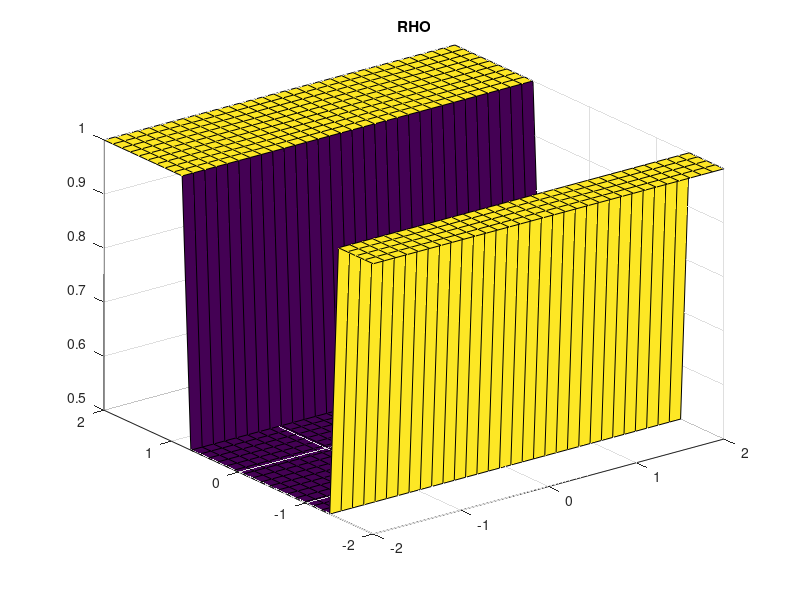
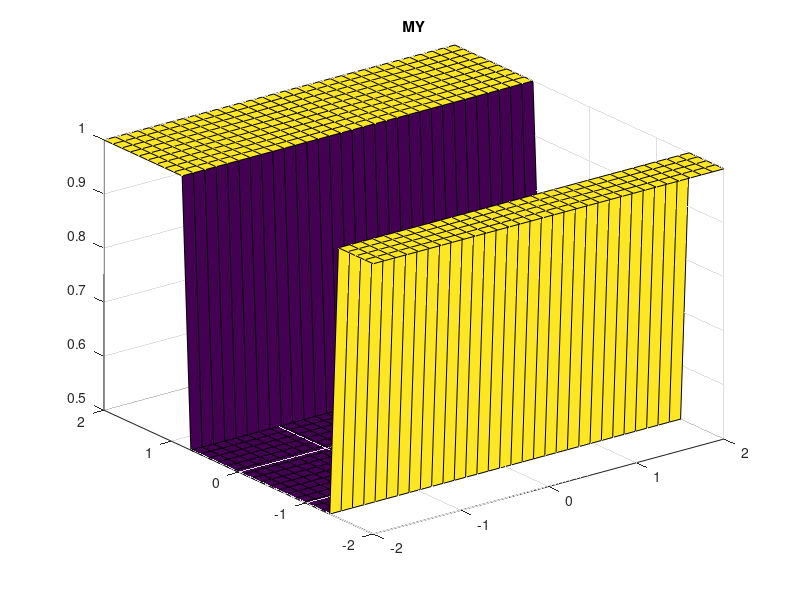

MATLAB code to generate these figures, in order: (Note: this script raises an error after producing the figures.)
clear all; clc; %close all;
% Lax-Wendroff Scheme for solving the compressible Euler Equations

% Domain initialization
nx   =  32 ; ny   =  32 ;
xmax =  2.0; ymax =  2.0;
xmin = -2.0; ymin = -2.0;
dx = (xmax-xmin)/(nx-1);
dy = (ymax-ymin)/(ny-1);
[X,Y] = meshgrid(xmin:dx:xmax,ymin:dy:ymax);

% Time initialization
tmax = 100;
CFL  = 0.2;
dt   = CFL*min(dx,dy);
Cx   = dt/dx;
Cy   = dt/dy;

% Switches
TVD = 2;                  % 1=MinMod, 2=Superbee, 3=Nonlinear Superbee
BC  = 2;                  % 1=Reflective, 2=Periodic
SCH = 4;                  % 1=Lax-Wendroff, 2=MPDATA,4=FEM

% Physical Constants
gamma = 1.4;

% Initial Conditions
RHO = ones (ny+4,nx+4);
MX  = zeros(ny+4,nx+4);
MY  = ones(ny+4,nx+4);
E   = ones (ny+4,nx+4)*20;
P   = ones (ny+4,nx+4);

% RHO(3:ny+2,3:nx+2) = exp(-2*(X.^2+Y.^2)) + 1;
% RHO(ny/2-ny/4:ny/2+ny/4,:) = 2;
RHO(ny/4:3*ny/4,:) = .5;
%RHO(3:nx+2,3:ny+2) = 1+.25*cos((2*pi/4)*Y);
%     RHO(2,:) = RHO(3,:); 
%     RHO(1,:) = RHO(2,:); 
%     RHO(:,2) = RHO(:,3); 
%     RHO(:,1) = RHO(:,2);
%     RHO(ny+3,:) = RHO(ny+2,:);
%     RHO(ny+4,:) = RHO(ny+2,:);
%     RHO(:,nx+3) = RHO(:,nx+2);
%     RHO(:,nx+4) = RHO(:,nx+2);
MY = RHO;
E = RHO;
P = (gamma-1)*(E-0.5*((MX.^2 + MY.^2)./RHO));
% MY (ny/2+2:ny+4,:) = 0.5;
% P  (ny/2+2:ny+4,:) = 0.5;

figure(1),surf(X,Y,RHO(3:ny+2,3:nx+2)), title('RHO')
figure(2),surf(X,Y,MY(3:ny+2,3:nx+2) ), title('MY' )
%figure(3),plot(MY(:,34),'.-'         ), title('MY' )

RHO_New = RHO;
err = eps*(randi([-1,1],nx,ny));
RHO(3:ny+2,3:nx+2) = RHO(3:ny+2,3:nx+2) + 0*eps*(randi([-1,1],nx,ny));


for t=0:dt:tmax
    t1 = tic;
% Boundary Conditions
if BC == 1 % Reflective BC
    RHO(2,:) = RHO(3,:); P(2,:) = P(3,:); E(2,:) = E(3,:);
    RHO(1,:) = RHO(2,:); P(1,:) = P(2,:); E(1,:) = E(2,:);
    RHO(:,2) = RHO(:,3); P(:,2) = P(:,3); E(:,2) = E(:,3);
    RHO(:,1) = RHO(:,2); P(:,1) = P(:,2); E(:,1) = E(:,2);
    
    MX(2,:) = -MX(3,:); MY(2,:) = -MY(3,:);
    MX(1,:) =  MX(2,:); MY(1,:) =  MY(2,:);
    MX(:,2) = -MX(:,3); MY(:,2) = -MY(:,3);
    MX(:,1) =  MX(:,2); MY(:,1) =  MY(:,2);
    
    RHO(ny+3,:) = RHO(ny+2,:); P(ny+3,:) = P(ny+2,:); E(ny+3,:) = E(ny+2,:);
    RHO(ny+4,:) = RHO(ny+2,:); P(ny+4,:) = P(ny+2,:); E(ny+4,:) = E(ny+2,:);
    RHO(:,nx+3) = RHO(:,nx+2); P(:,nx+3) = P(:,nx+2); E(:,nx+3) = E(:,nx+2);
    RHO(:,nx+4) = RHO(:,nx+2); P(:,nx+4) = P(:,nx+2); E(:,nx+4) = E(:,nx+2);
    
    MX(ny+3,:) = -MX(ny+2,:); MY(ny+3,:) = -MY(ny+2,:);
    MX(ny+4,:) =  MX(ny+3,:); MY(ny+4,:) =  MY(ny+3,:);
    MX(:,nx+3) = -MX(:,nx+2); MY(:,nx+3) = -MY(:,nx+2);
    MX(:,nx+4) =  MX(:,nx+3); MY(:,nx+4) =  MY(:,nx+3);
    
elseif BC == 2 % Periodic BC
    RHO(2,:) = RHO(ny+2,:); P(2,:) = P(ny+2,:); E(2,:) = E(ny+2,:);
    RHO(1,:) = RHO(ny+1,:); P(1,:) = P(ny+1,:); E(1,:) = E(ny+1,:);
    RHO(:,2) = RHO(:,nx+2); P(:,2) = P(:,nx+2); E(:,2) = E(:,nx+2);
    RHO(:,1) = RHO(:,nx+1); P(:,1) = P(:,nx+1); E(:,1) = E(:,nx+1);
    
    MX(2,:) = MX(ny+2,:); MY(2,:) = MY(ny+2,:);
    MX(1,:) = MX(ny+1,:); MY(1,:) = MY(ny+1,:);
    MX(:,2) = MX(:,nx+2); MY(:,2) = MY(:,nx+2);
    MX(:,1) = MX(:,nx+1); MY(:,1) = MY(:,nx+1);
    
    RHO(ny+3,:) = RHO(3,:); P(ny+3,:) = P(3,:); E(ny+3,:) = E(3,:);
    RHO(ny+4,:) = RHO(4,:); P(ny+4,:) = P(4,:); E(ny+4,:) = E(4,:);
    RHO(:,nx+3) = RHO(:,3); P(:,nx+3) = P(:,3); E(:,nx+3) = E(:,3);
    RHO(:,nx+4) = RHO(:,4); P(:,nx+4) = P(:,4); E(:,nx+4) = E(:,4);
    
    MX(ny+3,:) = MX(3,:); MY(ny+3,:) = MY(3,:);
    MX(ny+4,:) = MX(4,:); MY(ny+4,:) = MY(4,:);
    MX(:,nx+3) = MX(:,3); MY(:,nx+3) = MY(:,3);
    MX(:,nx+4) = MX(:,4); MY(:,nx+4) = MY(:,4);    
        
end

% First Pass
j = 1:ny+2;
i = 1:nx+2;

% X Direction
% Density
RHOx (j,i) = 0.5*(RHO(j+2,i+2)+RHO(j+2,i+1))...
    - Cx/2*(MX(j+2,i+2)-MX(j+2,i+1));

% X Momentum
MXx  (j,i) = 0.5*(MX(j+2,i+2)+MX(j+2,i+1))...
    - Cx/2*((MX(j+2,i+2).^2./RHO(j+2,i+2)+P(j+2,i+2))...
          - (MX(j+2,i+1).^2./RHO(j+2,i+1)+P(j+2,i+1)));
      
% Y Momentum
MYx  (j,i) = 0.5*(MY(j+2,i+2)+MY(j+2,i+1))...
    - Cx/2*(MX(j+2,i+2).*MY(j+2,i+2)./RHO(j+2,i+2)...
          - MX(j+2,i+1).*MY(j+2,i+1)./RHO(j+2,i+1));
      
% Energy Flux
Ex   (j,i) = 0.5*(E(j+2,i+2)+E(j+2,i+1))...
    - Cx/2*((E(j+2,i+2)+P(j+2,i+2)).*MX(j+2,i+2)./RHO(j+2,i+2)...
          - (E(j+2,i+1)+P(j+2,i+1)).*MX(j+2,i+1)./RHO(j+2,i+1));
% Pressure
Px   (j,i) = (gamma-1)*(Ex(j,i)-0.5*((MXx(j,i).^2+MYx(j,i).^2)./RHOx(j,i)));

% Y Direction
RHOy (j,i) = 0.5*(RHO(j+2,i+2)+RHO(j+1,i+2))...
    - Cy/2*(MY(j+2,i+2)-MY(j+1,i+2));

% X Momentum
MXy  (j,i) = 0.5*(MX(j+2,i+2)+MX(j+1,i+2))...
    - Cy/2*(MY(j+2,i+2).*MX(j+2,i+2)./RHO(j+2,i+2)...
          - MY(j+1,i+2).*MX(j+1,i+2)./RHO(j+1,i+2));
% Y Momentum
MYy  (j,i) = 0.5*(MY(j+2,i+2)+MY(j+1,i+2))...
    - Cy/2*((MY(j+2,i+2).^2./RHO(j+2,i+2)+P(j+2,i+2))...
          - (MY(j+1,i+2).^2./RHO(j+1,i+2)+P(j+1,i+2)));
      
% Energy Flux
Ey   (j,i) = 0.5*(E(j+2,i+2)+E(j+1,i+2))...
    - Cy/2*((E(j+2,i+2)+P(j+2,i+2)).*MY(j+2,i+2)./RHO(j+2,i+2)...
          - (E(j+1,i+2)+P(j+1,i+2)).*MY(j+1,i+2)./RHO(j+1,i+2));
      
% Pressure
Py   (j,i) = (gamma-1)*(Ey(j,i)-0.5*((MXy(j,i).^2+MYy(j,i).^2)./RHOy(j,i)));

% Second Pass
j = 3:ny+2;
i = 3:nx+2;

nuplusy  = abs(MYy(j-1,i-2)./RHOy(j-1,i-2)...
    +sqrt(gamma*Py(j-1,i-2)./RHOy(j-1,i-2)))*Cy;
nuplusx  = abs(MXx(j-2,i-1)./RHOx(j-2,i-1)...
    +sqrt(gamma*Px(j-2,i-1)./RHOx(j-2,i-1)))*Cx;
numinusy = abs(MYy(j-2,i-2)./RHOy(j-2,i-2)...
    +sqrt(gamma*Py(j-2,i-2)./RHOy(j-2,i-2)))*Cy;
numinusx = abs(MXx(j-2,i-2)./RHOx(j-2,i-2)...
    +sqrt(gamma*Px(j-2,i-2)./RHOx(j-2,i-2)))*Cx;

% Mass Conservation
if SCH == 1 % Use Lax-Wendroff
% nuplusy  = abs(MYy(j-1,i-2)./RHOy(j-1,i-2)...
%     - sqrt(gamma*Py(j-1,i-2)./RHOy(j-1,i-2)))*Cy;
% nuplusx  = abs(MXx(j-2,i-1)./RHOx(j-2,i-1)...
%     - sqrt(gamma*Px(j-2,i-1)./RHOx(j-2,i-1)))*Cx;
% numinusy = abs(MYy(j-2,i-2)./RHOy(j-2,i-2)...
%     - sqrt(gamma*Py(j-2,i-2)./RHOy(j-2,i-2)))*Cy;
% numinusx = abs(MXx(j-2,i-2)./RHOx(j-2,i-2)...
%     - sqrt(gamma*Px(j-2,i-2)./RHOx(j-2,i-2)))*Cx;
       
RHO_New (j,i) = RHO(j,i) - Cx*(MXx(j-2,i-1)-MXx(j-2,i-2))...
                         - Cy*(MYy(j-1,i-2)-MYy(j-2,i-2))...
    - wminusx(RHO,j,i,numinusx,TVD).*(RHO(j  ,i  )-RHO(j  ,i-1))...
    + wplusx (RHO,j,i,nuplusx ,TVD).*(RHO(j  ,i+1)-RHO(j  ,i  ))...
    - wminusy(RHO,j,i,numinusy,TVD).*(RHO(j  ,i  )-RHO(j-1,i  ))...
    + wplusy (RHO,j,i,nuplusy ,TVD).*(RHO(j+1,i  )-RHO(j  ,i  ));

elseif SCH == 2 % Use MPDATA
U_halfp (j,i) = (MX(j,i+1)./RHO(j,i+1) + MX(j,i  )./RHO(j,i  ))*Cx/2;
U_halfm (j,i) = (MX(j,i  )./RHO(j,i  ) + MX(j,i-1)./RHO(j,i-1))*Cx/2;
V_halfp (j,i) = (MY(j+1,i)./RHO(j+1,i) + MY(j,i  )./RHO(j,i  ))*Cy/2;
V_halfm (j,i) = (MY(j,i  )./RHO(j,i  ) + MY(j-1,i)./RHO(j-1,i))*Cy/2;

RHO_New (j,i) = RHO(j,i) - (MPDATA(RHO(j,i  ),RHO(j,i+1),U_halfp(j,i))...
                          - MPDATA(RHO(j,i-1),RHO(j,i  ),U_halfm(j,i)))...
                         - (MPDATA(RHO(j,i  ),RHO(j+1,i),V_halfp(j,i))...
                          - MPDATA(RHO(j-1,i),RHO(j,i  ),V_halfm(j,i)));
                      
U_d_p   (j,i) = dt/dx*((abs(U_halfp(j,i))-U_halfp(j,i).^2).*...
    d_px(j,i  ,RHO_New) - U_halfp(j,i).*V_halfp(j,i).*d_py(j,i  ,RHO_New));
U_d_m   (j,i) = dt/dx*((abs(U_halfm(j,i))-U_halfm(j,i).^2).*...
    d_px(j,i-1,RHO_New) - U_halfm(j,i).*V_halfm(j,i).*d_py(j,i-1,RHO_New));
V_d_p   (j,i) = dt/dy*((abs(V_halfp(j,i))-V_halfp(j,i).^2).*...
    d_py(j  ,i,RHO_New) - U_halfp(j,i).*V_halfp(j,i).*d_px(j  ,i,RHO_New));
V_d_m   (j,i) = dt/dy*((abs(V_halfm(j,i))-V_halfm(j,i).^2).*...
    d_py(j-1,i,RHO_New) - U_halfm(j,i).*V_halfm(j,i).*d_px(j-1,i,RHO_New));

RHO_New (j,i) = RHO_New(j,i) - (MPDATA(RHO_New(j,i  ),RHO_New(j,i+1),U_d_p(j,i))...
                              - MPDATA(RHO_New(j,i-1),RHO_New(j,i  ),U_d_m(j,i)))...
                             - (MPDATA(RHO_New(j,i  ),RHO_New(j+1,i),V_d_p(j,i))...
                              - MPDATA(RHO_New(j-1,i),RHO_New(j,i  ),V_d_m(j,i)));

elseif BC == 2 && SCH == 4
    %Remove extra points used for BCs
    RHO_New = RHO(3:ny+2,3:nx+2);
    MX_t = MX(3:ny+2,3:nx+2);
    MY_t = MY(3:ny+2,3:nx+2);
    a = 1;
    U = reshape(MX_t./RHO_New,nx*ny,1);
    V = reshape(MY_t./RHO_New,nx*ny,1);
    xp = linspace(0,Lx,nx);
    yp = linspace(0,Ly,ny);
    [X,Y] = meshgrid(xp,yp);
    X = reshape(X,nx*ny,1);
    Y = reshape(Y,nx*ny,1);
    %tri = delaunay(X,Y);
    n = 1;
    for k = 1:nx*ny
        if rem(k,ny) ~= 0 && k < (nx-1)*ny
            tri(n,1:3) = [k, k+1, k+ny];
            n = n+1;
            tri(n,1:3) = [k+1, k+1+ny, k+ny];
            n = n+1;
        end
    end
    
    alias = [(1:ny)',(nx*ny-(ny-1):nx*ny)';(1+ny:ny:nx*ny-(ny-1))',(2*ny:ny:nx*ny)'];
    alias = fliplr(alias);
    nalias = 1:nx*ny; %any node that is not on the right side of alias
    nalias(alias(:,2)) = [];
    
    %Assemble the Global stiffness matrix from local matrices
    M = zeros(nx*ny,nx*ny);
    K = zeros(nx*ny,nx*ny);
    n = 1:length(tri);
    Me1 = zeros(3,3);
    Me2 = zeros(3,3);
    Me3 = zeros(3,3);
    h(n) = .707*(xmax-xmin)/(nx-1);
    A(n) = abs(.5*(X(tri(n,1)).*Y(tri(n,2)) - X(tri(n,1)).*Y(tri(n,3))...
                 + X(tri(n,2)).*Y(tri(n,3)) - X(tri(n,2)).*Y(tri(n,1))...
                 + X(tri(n,3)).*Y(tri(n,1)) - X(tri(n,3)).*Y(tri(n,2))))';
    for n = 1:length(tri)
        if rem(n,2) == 1
            u = -(U(tri(n,3))+U(tri(n,2))+U(tri(n,1))+U(tri(n+1,2)))/4;
            v = -(V(tri(n,3))+V(tri(n,2))+V(tri(n,1))+V(tri(n+1,2)))/4;
        else
            u = -(U(tri(n,3))+U(tri(n,2))+U(tri(n,1))+U(tri(n-1,1)))/4;
            v = -(V(tri(n,3))+V(tri(n,2))+V(tri(n,1))+V(tri(n-1,1)))/4;
        end
        uv_mag = sqrt(u^2+v^2);
        Me1(1:3,1:3) = A(n)*[1/6,1/12,1/12;1/12,1/6,1/12;1/12,1/12,1/6];
        Me2(1:3,1:3) = (a*h(n)*u/(12*uv_mag))*...
            [Y(tri(n,2))-Y(tri(n,3)),Y(tri(n,2))-Y(tri(n,3)),Y(tri(n,2))-Y(tri(n,3));... 
             Y(tri(n,3))-Y(tri(n,1)),Y(tri(n,3))-Y(tri(n,1)),Y(tri(n,3))-Y(tri(n,1));...
             Y(tri(n,1))-Y(tri(n,2)),Y(tri(n,1))-Y(tri(n,2)),Y(tri(n,1))-Y(tri(n,2))];
        Me3(1:3,1:3) = (a*h(n)*v/(12*uv_mag))*...
            [X(tri(n,3))-X(tri(n,2)),X(tri(n,3))-X(tri(n,2)),X(tri(n,3))-X(tri(n,2));... 
             X(tri(n,1))-X(tri(n,3)),X(tri(n,1))-X(tri(n,3)),X(tri(n,1))-X(tri(n,3));...
             X(tri(n,2))-X(tri(n,1)),X(tri(n,2))-X(tri(n,1)),X(tri(n,2))-X(tri(n,1))];
        M(tri(n,1),tri(n,:)) = M(tri(n,1),tri(n,:)) + Me1(1,:) + Me2(1,:) + Me3(1,:);
        M(tri(n,2),tri(n,:)) = M(tri(n,2),tri(n,:)) + Me1(2,:) + Me2(2,:) + Me3(2,:);
        M(tri(n,3),tri(n,:)) = M(tri(n,3),tri(n,:)) + Me1(3,:) + Me2(3,:) + Me3(3,:);
        Ke2r1(1,1:3) = ((u/6) + (u*a*h(n)/(8*A(n))) * ((u/uv_mag)*(Y(tri(n,2))-Y(tri(n,3))) + (v/uv_mag)*(X(tri(n,3))-X(tri(n,2))))) * [Y(tri(n,2))-Y(tri(n,3)), Y(tri(n,3))-Y(tri(n,1)), Y(tri(n,1))-Y(tri(n,2))]... 
                     + ((v/6) + (v*a*h(n)/(8*A(n))) * ((u/uv_mag)*(Y(tri(n,2))-Y(tri(n,3))) + (v/uv_mag)*(X(tri(n,3))-X(tri(n,2))))) * [X(tri(n,3))-X(tri(n,2)), X(tri(n,1))-X(tri(n,3)), X(tri(n,2))-X(tri(n,1))];
        Ke2r2(1,1:3) = ((u/6) + (u*a*h(n)/(8*A(n))) * ((u/uv_mag)*(Y(tri(n,3))-Y(tri(n,1))) + (v/uv_mag)*(X(tri(n,1))-X(tri(n,3))))) * [Y(tri(n,2))-Y(tri(n,3)), Y(tri(n,3))-Y(tri(n,1)), Y(tri(n,1))-Y(tri(n,2))]... 
                     + ((v/6) + (v*a*h(n)/(8*A(n))) * ((u/uv_mag)*(Y(tri(n,3))-Y(tri(n,1))) + (v/uv_mag)*(X(tri(n,1))-X(tri(n,3))))) * [X(tri(n,3))-X(tri(n,2)), X(tri(n,1))-X(tri(n,3)), X(tri(n,2))-X(tri(n,1))];
        Ke2r3(1,1:3) = ((u/6) + (u*a*h(n)/(8*A(n))) * ((u/uv_mag)*(Y(tri(n,1))-Y(tri(n,2))) + (v/uv_mag)*(X(tri(n,2))-X(tri(n,1))))) * [Y(tri(n,2))-Y(tri(n,3)), Y(tri(n,3))-Y(tri(n,1)), Y(tri(n,1))-Y(tri(n,2))]... 
                     + ((v/6) + (v*a*h(n)/(8*A(n))) * ((u/uv_mag)*(Y(tri(n,1))-Y(tri(n,2))) + (v/uv_mag)*(X(tri(n,2))-X(tri(n,1))))) * [X(tri(n,3))-X(tri(n,2)), X(tri(n,1))-X(tri(n,3)), X(tri(n,2))-X(tri(n,1))];
        K(tri(n,1),tri(n,:)) = K(tri(n,1),tri(n,:)) + Ke2r1(1,1:3);
        K(tri(n,2),tri(n,:)) = K(tri(n,2),tri(n,:)) + Ke2r2(1,1:3);
        K(tri(n,3),tri(n,:)) = K(tri(n,3),tri(n,:)) + Ke2r3(1,1:3);
    end
    %Enforce periodic boundary conditions.
    for m = 1:length(alias)
        K(:,alias(m,1)) = K(:,alias(m,1)) + K(:,alias(m,2));
        M(:,alias(m,1)) = M(:,alias(m,1)) + M(:,alias(m,2));
    end
    for m = 1:length(alias)
        K(alias(m,1),:) = K(alias(m,1),:) + K(alias(m,2),:);
        M(alias(m,1),:) = M(alias(m,1),:) + M(alias(m,2),:);
    end
    
    K(alias(:,2),:) = [];
    K(:,alias(:,2)) = [];
    M(alias(:,2),:) = [];
    M(:,alias(:,2)) = [];
    phi(alias(:,2)) = [];
    
    M = sparse(M);
    K = sparse(K);
    
    options = odeset('Mass',M);
    f = @(t, phi)(-K * phi);
    
    [T,phi] = ode45(f,[0 dt],phi,options);
    phi = phi(end,1:end)';
    
    %Restore the normal form of the variables
    temp = zeros((ny)*(nx),1);
    temp(nalias) = RHO_New;
    
    temp(alias(:,2)) = temp(alias(:,1)); %Having trouble with repeats
    temp(alias(:,2)) = temp(alias(:,1));
    
    RHO_New = reshape(temp,ny,nx);
    n = 3:ny+2; m = 3:nx+2;
    temp = zeros(ny+4,nx+4);
    temp(n,m) = RHO_New(n-2,m-2);
    RHO_New = temp;
    X = reshape(X,ny,nx);
    Y = reshape(Y,ny,nx);
end

% X Momentum
% nuplusy  = abs(MYy(j-1,i-2)./RHOy(j-1,i-2))*Cy;
% nuplusx  = abs(MXx(j-2,i-1)./RHOx(j-2,i-1))*Cx;
% numinusy = abs(MYy(j-2,i-2)./RHOy(j-2,i-2))*Cy;
% numinusx = abs(MXx(j-2,i-2)./RHOx(j-2,i-2))*Cx;

MX_New  (j,i) = MX(j,i) - Cx*((MXx(j-2,i-1).^2./RHOx(j-2,i-1)+Px(j-2,i-1))...
                            - (MXx(j-2,i-2).^2./RHOx(j-2,i-2)+Px(j-2,i-2)))...
    - Cy*(MYy(j-1,i-2).*MXy(j-1,i-2)./RHOy(j-1,i-2)...
        - MYy(j-2,i-2).*MXy(j-2,i-2)./RHOy(j-2,i-2))...
    - wminusx(MX,j,i,numinusx,TVD).*(MX(j  ,i  )-MX(j  ,i-1))...
    + wplusx (MX,j,i,nuplusx ,TVD).*(MX(j  ,i+1)-MX(j  ,i  ))...
    - wminusy(MX,j,i,numinusy,TVD).*(MX(j  ,i  )-MX(j-1,i  ))...
    + wplusy (MX,j,i,nuplusy ,TVD).*(MX(j+1,i  )-MX(j  ,i  ));

% Y Momentum
MY_New  (j,i) = MY(j,i) - Cy*((MYy(j-1,i-2).^2./RHOy(j-1,i-2)+Py(j-1,i-2))...
                            - (MYy(j-2,i-2).^2./RHOy(j-2,i-2)+Py(j-2,i-2)))...
    - Cx*(MXx(j-2,i-1).*MYx(j-2,i-1)./RHOx(j-2,i-1)...
        - MXx(j-2,i-2).*MYx(j-2,i-2)./RHOx(j-2,i-2))...
    - wminusx(MY,j,i,numinusx,TVD).*(MY(j  ,i  )-MY(j  ,i-1))...
    + wplusx (MY,j,i,nuplusx ,TVD).*(MY(j  ,i+1)-MY(j  ,i  ))...
    - wminusy(MY,j,i,numinusy,TVD).*(MY(j  ,i  )-MY(j-1,i  ))...
    + wplusy (MY,j,i,nuplusy ,TVD).*(MY(j+1,i  )-MY(j  ,i  ));

% Energy Equation
% nuplusy  = abs(MYy(j-1,i-2)./RHOy(j-1,i-2)...
%     +sqrt(gamma*Py(j-1,i-2)./RHOy(j-1,i-2)))*Cy;
% nuplusx  = abs(MXx(j-2,i-1)./RHOx(j-2,i-1)...
%     +sqrt(gamma*Px(j-2,i-1)./RHOx(j-2,i-1)))*Cx;
% numinusy = abs(MYy(j-2,i-2)./RHOy(j-2,i-2)...
%     +sqrt(gamma*Py(j-2,i-2)./RHOy(j-2,i-2)))*Cy;
% numinusx = abs(MXx(j-2,i-2)./RHOx(j-2,i-2)...
%     +sqrt(gamma*Px(j-2,i-2)./RHOx(j-2,i-2)))*Cx;

E_New   (j,i) = E(j,i) - Cx*(((Ex(j-2,i-1)+Px(j-2,i-1)).*MXx(j-2,i-1)./RHOx(j-2,i-1)) ...
                           - ((Ex(j-2,i-2)+Px(j-2,i-2)).*MXx(j-2,i-2)./RHOx(j-2,i-2)))...
                       - Cy*(((Ey(j-1,i-2)+Py(j-1,i-2)).*MYy(j-1,i-2)./RHOy(j-1,i-2)) ...
                           - ((Ey(j-2,i-2)+Py(j-2,i-2)).*MYy(j-2,i-2)./RHOy(j-2,i-2)))...
    - wminusx(E,j,i,numinusx,TVD).*(E(j  ,i  )-E(j  ,i-1))...
    + wplusx (E,j,i,nuplusx ,TVD).*(E(j  ,i+1)-E(j  ,i  ))...
    - wminusy(E,j,i,numinusy,TVD).*(E(j  ,i  )-E(j-1,i  ))...
    + wplusy (E,j,i,nuplusy ,TVD).*(E(j+1,i  )-E(j  ,i  ));

% Pressure
P       (j,i) = (gamma-1)*(E_New(j,i)-0.5*((MX_New(j,i).^2 ...
    + MY_New(j,i).^2)./RHO_New(j,i)));


RHO(j,i) = RHO_New(j,i);
MY (j,i) = MY_New (j,i);
MX (j,i) = MX_New (j,i);
E  (j,i) = E_New  (j,i);

plot1(1:length(j)  ,1) = RHO(j,nx/2);
if BC == 2, plot1(length(j)+j-2,1) = RHO(j,nx/2); end

if mod(t,1*dt) == 0
    figure(1),surf(X,Y,RHO(j,i))  , title('RHO')
    figure(2),surf(X,Y,MY (j,i))  , title('MY' )
    figure(3),plot(plot1,'.-') , title('RHO')
    figure(4),surf(X,Y,MY(j,i)./RHO(j,i))  , title('V')
    figure(5),surf(X,Y,MX(j,i)./RHO(j,i))  , title('X')
end

% if t>2.54, break; end
telapsed = toc(t1)
end